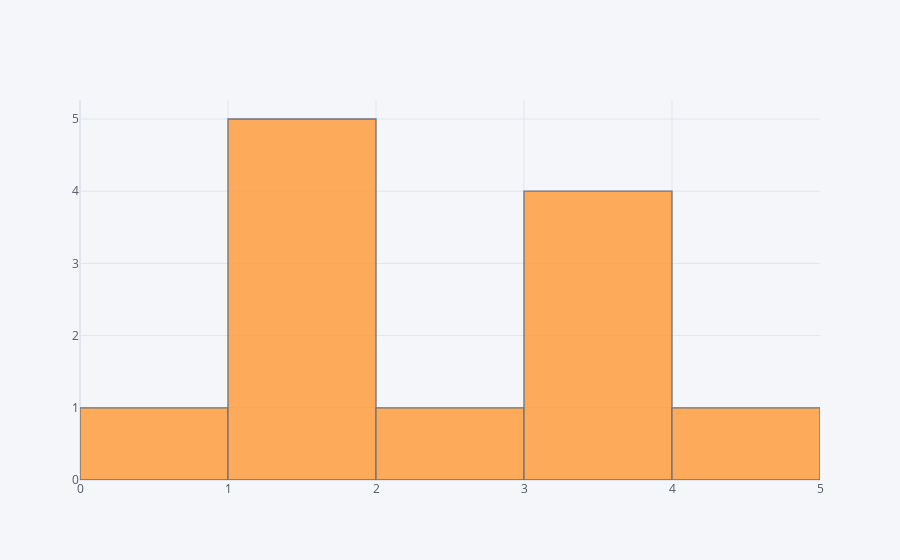

Notebook code for this chart:
### Code cell
configure_plotly_browser_state()
df_grp_site.iplot(kind='hist')

### Figure 1 — Plotly figure (JSON) as saved in the notebook; plotly's stock layout.template omitted (floating-point values rounded to 4 significant figures)
{"data": [{"opacity": 0.8, "orientation": "v", "histnorm": "", "histfunc": "count", "marker": {"color": "rgba(255, 153, 51, 1.0)", "line": {"color": "#4D5663", "width": 1.3}}, "x": [1, 3.5, 1, 2, 1, 0.5, 3, 3, 1, 1, 4, 3], "type": "histogram", "name": "VISIT"}], "layout": {"xaxis": {"tickfont": {"color": "#4D5663"}, "zerolinecolor": "#E1E5ED", "title": {"text": "", "font": {"color": "#4D5663"}}, "gridcolor": "#E1E5ED", "showgrid": true}, "title": {"font": {"color": "#4D5663"}}, "paper_bgcolor": "#F5F6F9", "plot_bgcolor": "#F5F6F9", "yaxis": {"tickfont": {"color": "#4D5663"}, "zerolinecolor": "#E1E5ED", "title": {"text": "", "font": {"color": "#4D5663"}}, "gridcolor": "#E1E5ED", "showgrid": true}, "barmode": "overlay", "legend": {"bgcolor": "#F5F6F9", "font": {"color": "#4D5663"}}}}
